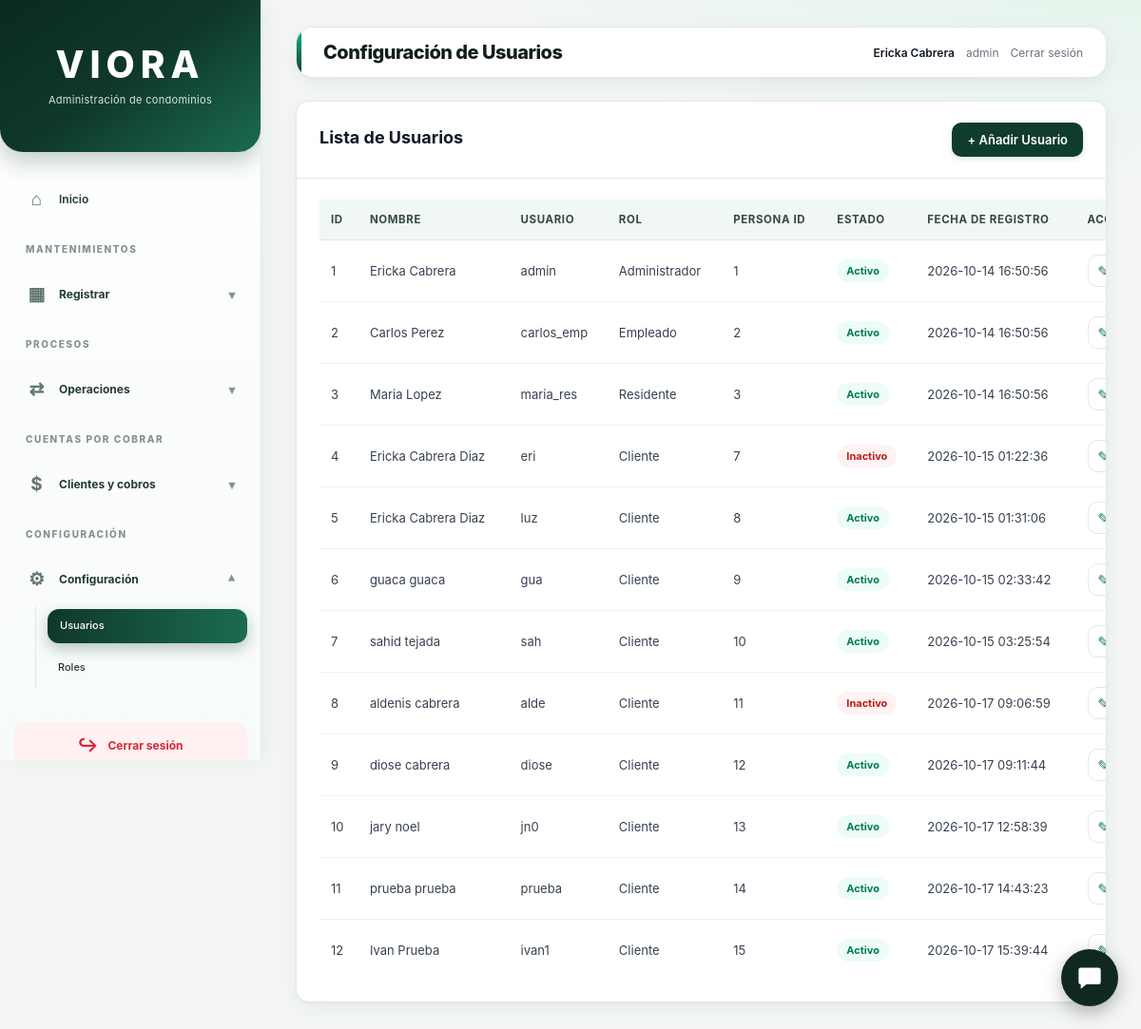
The app's page /Viora/configuracion/usuarios.php (signed in) with its own data.
### tables this page shows
CREATE TABLE `usuario` (
  `id_usuarios` bigint(20) NOT NULL,
  `nombre` varchar(100) NOT NULL,
  `usuario` varchar(50) NOT NULL,
  `clave` varchar(255) NOT NULL,
  `id_rol` bigint(20) NOT NULL,
  `persona_id` bigint(20) NOT NULL,
  `activo` tinyint(1) DEFAULT 1,
  `fecha_registro` timestamp NOT NULL DEFAULT current_timestamp(),
  `estado_cuenta` enum('Pendiente de pago','Activo','Suspendido') NOT NULL DEFAULT 'Pendiente de pago'
);

CREATE TABLE `role` (
  `id_roles` bigint(20) NOT NULL,
  `nombre` varchar(60) NOT NULL,
  `descripcion` varchar(255) DEFAULT NULL,
  `activo` tinyint(1) DEFAULT 1
);

### Viora/configuracion/usuarios.php (the view, shortened to what this page needs)
<?php
require_once '../conf/conexion.php';
$nombre = $_SESSION['nombre_usuario'] ?? 'Usuario';
$usuario = $_SESSION['usuario'] ?? '';
function esc($valor) {
    return htmlspecialchars((string)($valor ?? ''), ENT_QUOTES, 'UTF-8');
}
$result = $conexion->query(
    'SELECT u.id_usuarios,
            u.nombre,
            u.usuario,
            u.id_rol,
            u.persona_id,
            u.activo,
            u.fecha_registro,
            r.nombre AS nombre_rol
     FROM usuario u
     INNER JOIN role r ON r.id_roles = u.id_rol
     ORDER BY u.id_usuarios ASC'
);
?>
<!DOCTYPE html>
<html lang="es">
<head>
    <link rel="stylesheet"
          href="../estilos/styleP.css?v=6">
</head>
<body>
<div class="diseño">
    <?php
    require_once __DIR__ . '/../mantenimientos/menu_lateral.php';
    ?>
    <main class="contenido">
        <header class="contenido__superior">
            <h1 class="titulo">
                Configuración de Usuarios
            </h1>
            <div class="filtros"
                 role="group"
                 aria-label="Usuario actual">
                <span class="filtro filtro--activo">
                    <?= esc($nombre) ?>
                </span>
                <span class="filtro">
                    <?= esc($usuario) ?>
                </span>
                <a href="../login/logout.php"
                   class="filtro"
                   style="text-decoration:none;">
                    Cerrar sesión
                </a>
            </div>
        </header>
        <section class="modulo">
            <div class="modulo__header">
                <h2 class="modulo__titulo">
                    Lista de Usuarios
                </h2>
                <button type="button"
                        id="btnNuevo"
                        class="btn-primario">
                    + Añadir Usuario
                </button>
            </div>
            <div class="modulo__cuerpo tabla-contenedor">
                <table class="tabla">
                    <thead>
                        <tr>
                            <th>ID</th>
                            <th>Nombre</th>
                            <th>Usuario</th>
                            <th>Rol</th>
                            <th>Persona ID</th>
                            <th>Estado</th>
                            <th>Fecha de registro</th>
                            <th>Acciones</th>
                        </tr>
                    </thead>
                    <tbody>
                    <?php if ($result && $result->num_rows > 0): ?>
                        <?php while ($row = $result->fetch_assoc()): ?>
                            <tr>
                                <td>
                                    <?= (int)$row['id_usuarios'] ?>
                                </td>
                                <td>
                                    <?= esc($row['nombre']) ?>
                                </td>
                                <td>
                                    <?= esc($row['usuario']) ?>
                                </td>
                                <td>
                                    <?= esc($row['nombre_rol']) ?>
                                </td>
                                <td>
                                    <?= (int)$row['persona_id'] ?>
                                </td>
                                <td>
                                    <span class="badge <?= $row['activo'] ? 'badge--activo' : 'badge--inactivo' ?>">
                                        <?= $row['activo'] ? 'Activo' : 'Inactivo' ?>
                                    </span>
                                </td>
                                <td>
                                    <?= esc($row['fecha_registro']) ?>
                                </td>
                                <td class="tabla__acciones">
                                    <button type="button"
                                            class="btn-icono btn-icono--editar btn-edit"
                                            data-id="<?= (int)$row['id_usuarios'] ?>"
                                            title="Editar usuario"
                                            aria-label="Editar usuario">
                                        ✎
                                    </button>
                                </td>
                            </tr>
                        <?php endwhile; ?>
                    <?php endif; ?>
                    </tbody>
                </table>
            </div>
        </section>
    </main>
</div>
</body>
</html>

### Viora/estilos/styleP.css (style rules this page uses)
:root { --fondo: #f4f5f7; --panel: #ffffff; --texto: #111827; --tenue: #6b7280; --borde: #e5e7eb; --sombra: 0 4px 20px rgba(0, 0, 0, .04); --lateral-fondo: #ffffff; --lateral-texto: #374151; --lateral-hover: #f3f4f6; --lateral-activo: #0f291e; --lateral-activo-texto: #ffffff; --color-primario: #0f291e; --verde-esmeralda: #10b981; }
*, *::before, *::after { box-sizing: border-box; }
html, body { height: 100%; margin: 0; padding: 0; }
body { font-family: -apple-system, BlinkMacSystemFont, "Segoe UI", Roboto, Helvetica, Arial, sans-serif; color: var(--texto); background: var(--fondo); -webkit-font-smoothing: antialiased; }
.diseño { display: flex; min-height: 100vh; }
.contenido { flex: 1; padding: 24px 32px; overflow-y: auto; min-width: 0; }
.contenido__superior { display: flex; align-items: center; justify-content: space-between; gap: 20px; margin-bottom: 24px; background: var(--panel); padding: 14px 22px; border-radius: 16px; border: 1px solid var(--borde); box-shadow: var(--sombra); }
.contenido__superior .titulo { margin: 0; font-size: 20px; font-weight: 800; color: var(--texto); }
.filtros { display: flex; align-items: center; gap: 12px; }
.filtro { font-size: 12px; color: var(--tenue); }
.filtro--activo { font-weight: 600; color: var(--texto); }
.modulo { background: var(--panel); border: 1px solid var(--borde); border-radius: 16px; box-shadow: var(--sombra); overflow: hidden; }
.modulo__header { display: flex; justify-content: space-between; align-items: center; flex-wrap: wrap; gap: 16px; padding: 22px 24px; border-bottom: 1px solid var(--borde); }
.modulo__titulo { margin: 0 0 6px; color: var(--texto); font-size: 18px; font-weight: 700; }
.modulo__cuerpo { padding: 22px 24px; overflow-x: auto; }
.tabla { width: 100%; min-width: 900px; border-collapse: collapse; text-align: left; }
.tabla thead th { padding: 14px 12px; background: #0F382B; color: #FFFFFF; font-size: 11px; font-weight: 700; text-transform: uppercase; letter-spacing: .4px; white-space: nowrap; }
.tabla tbody td { padding: 15px 12px; border-bottom: 1px solid #edf0f2; color: #374151; font-size: 13px; vertical-align: middle; }
.tabla tbody tr:last-child td { border-bottom: none; }
.btn-icono { display: inline-flex; align-items: center; justify-content: center; width: 34px; height: 34px; padding: 0; border: 1px solid var(--borde); border-radius: 999px; background: #ffffff; cursor: pointer; font-size: 15px; }
.btn-edit { color: #0f766e; }
.badge { display: inline-block; padding: 5px 10px; border-radius: 999px; font-size: 11px; font-weight: 700; white-space: nowrap; }
.badge--activo { background: #ecfdf5; color: #047857; }
.badge--inactivo { background: #fef2f2; color: #b91c1c; }
.btn-primario { display: inline-flex; align-items: center; justify-content: center; gap: 8px; background-color: #103c2e; color: #ffffff; padding: 10px 16px; border: none; border-radius: 7px; font-family: inherit; font-size: 13px; font-weight: 600; cursor: pointer; white-space: nowrap; box-shadow: 0 2px 6px rgba(16, 60, 46, 0.15); transition: all 0.2s ease; }
:root { --viora-verde: #0F382B; --viora-verde-hover: #185743; --viora-verde-claro: #E3F4EC; --viora-texto: #233B34; --viora-gris: #84938C; --viora-borde: #E7EDE9; }
.diseño { display: flex; min-height: 100vh; width: 100%; }
.diseño > .contenido { flex: 1; min-width: 0; }
@media (max-width:1250px) { .contenido__superior { flex-wrap:wrap } }

### records on screen
usuario: id_usuarios "1", nombre "Ericka Cabrera", usuario "admin", id_rol.nombre "Administrador", persona "1", activo "Activo", fecha_registro "2026-10-14 16:50:56"
usuario: id_usuarios "2", nombre "Carlos Perez", usuario "carlos_emp", id_rol.nombre "Empleado", persona "2", activo "Activo", fecha_registro "2026-10-14 16:50:56"
usuario: id_usuarios "3", nombre "Maria Lopez", usuario "maria_res", id_rol.nombre "Residente", persona "3", activo "Activo", fecha_registro "2026-10-14 16:50:56"
usuario: id_usuarios "4", nombre "Ericka Cabrera Diaz", usuario "eri", id_rol.nombre "Cliente", persona "7", activo "Inactivo", fecha_registro "2026-10-15 01:22:36"
usuario: id_usuarios "5", nombre "Ericka Cabrera Diaz", usuario "luz", id_rol.nombre "Cliente", persona "8", activo "Activo", fecha_registro "2026-10-15 01:31:06"
usuario: id_usuarios "6", nombre "guaca guaca", usuario "gua", id_rol.nombre "Cliente", persona "9", activo "Activo", fecha_registro "2026-10-15 02:33:42"
usuario: id_usuarios "7", nombre "sahid tejada", usuario "sah", id_rol.nombre "Cliente", persona "10", activo "Activo", fecha_registro "2026-10-15 03:25:54"
usuario: id_usuarios "8", nombre "aldenis cabrera", usuario "alde", id_rol.nombre "Cliente", persona "11", activo "Inactivo", fecha_registro "2026-10-17 09:06:59"
usuario: id_usuarios "9", nombre "diose cabrera", usuario "diose", id_rol.nombre "Cliente", persona "12", activo "Activo", fecha_registro "2026-10-17 09:11:44"
usuario: id_usuarios "10", nombre "jary noel", usuario "jn0", id_rol.nombre "Cliente", persona "13", activo "Activo", fecha_registro "2026-10-17 12:58:39"
usuario: id_usuarios "11", nombre "prueba prueba", usuario "prueba", id_rol.nombre "Cliente", persona "14", activo "Activo", fecha_registro "2026-10-17 14:43:23"
usuario: id_usuarios "12", nombre "Ivan Prueba", usuario "ivan1", id_rol.nombre "Cliente", persona "15", activo "Activo", fecha_registro "2026-10-17 15:39:44"

### other values on screen
$nombre "Ericka Cabrera"
$usuario "admin"
